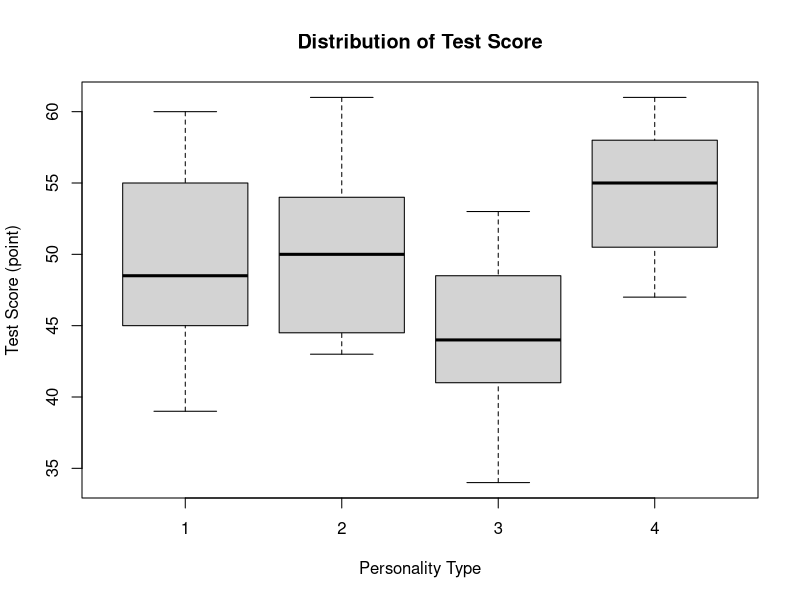

Generate this figure with R:
# Ref: 2.16 Rat Speed Example

# Create vectors in which to store the data.
test.score <- c(44, 46, 59, 48, 49, 60, 51, 39,
                43, 45, 57, 51, 51, 49, 44, 61,
                51, 34, 53, 45, 41, 46, 41, 43,
                52, 47, 59, 56, 49, 61, 57, 54);

personality.type <- rep(1:4, each = 8);

# Carry out Levene's test
# library(car);
# leveneTest(test.score ~ factor(personality.type), center = "mean");

# Produce a boxplot of the test's score by the personality types
boxplot(test.score ~ personality.type,
        main = "Distribution of Test Score",
        xlab = "Personality Type", ylab = "Test Score (point)");

# Diagnostic graphs
# Scatterplot of residuals vs. fitted values
# plot(x = person.ANOVA$fitted.values, y = person.ANOVA$residuals,
#      xlab = "Predicted values", ylab = "Residuals");
# abline(h = 0, lty = 2);

# Normal Q-Q plot of residuals
# qqnorm(person.ANOVA$residuals);
# qqline(person.ANOVA$residuals);

# Carry out a one-way ANOVA of the test's score on the personality types
# person.ANOVA <- aov(test.score ~ factor(personality.type));
# summary(person.ANOVA);

# Analyse the data in R using the model from part (a), but try both the untransformed response variable and the log-transformed response variable.

# Store the response (number of plant weights) and factors 
# (plant name, pH) in vectors
# weights <- c( 6340, 4280, 5170, 2880, 4330, 3050,
#                3690, 4750, 5100, 2360, 1990, 2140,
#                250, 470, 330, 400, 310, 430,
#                2850, 2380, 3130, 1070, 960, 1300);
# plant.name <- rep(
#   c("Alpine pennycress", "Bladder campion", "Lettuce", "Martin red fescue"), each = 6);
# pH.scale <- rep(rep(c("pH 5.5 (acid)", "pH 7 (neutral)"), each = 3), times = 4);
# 
# cbind(weights, plant.name, pH.scale);
# 
# # The UNTRANSFORMED RESPONSE VARIATION
# # Fit a two-way ANOVA to the plant weights data.
# plant.weights.ANOVA <- aov( weights ~ factor(pH.scale)*factor(plant.name) );
# # Scatterplot of residuals vs. fitted values for plant weights data.
# plot(x = plant.weights.ANOVA$fitted.values, y = plant.weights.ANOVA$residuals,
#      main = "Residuals vs. fitted values \n ANOVA for plant weights data", 
#      xlab = "Predicted values", ylab = "Residuals");
# abline(h = 0, lty = 2);
# 
# # Normal Q-Q plot of residuals for plant weights data
# qqnorm(
#   plant.weights.ANOVA$residuals,
#   main = "Normal Q-Q plot of residuals \n ANOVA for plant weights data")
# qqline(plant.weights.ANOVA$residuals);
# 
# # The TRANSFORMED RESPONSE VARIATION
# # Fit a two-way ANOVA to the plant weights data.
# plant.logweights.ANOVA <- aov( log(weights) ~ factor(pH.scale)*factor(plant.name) );
# # Scatterplot of residuals vs. fitted values for plant weights data.
# plot(x = plant.logweights.ANOVA$fitted.values, y = plant.logweights.ANOVA$residuals,
#      main = "Residuals vs. fitted values \n ANOVA for plant weights data",
#      xlab = "Predicted values", ylab = "Residuals");
# abline(h = 0, lty = 2);
# 
# # Normal Q-Q plot of residuals for plant weights data
# qqnorm(
#   plant.logweights.ANOVA$residuals, 
#   main = "Normal Q-Q plot of residuals \n ANOVA for plant weights data")
# qqline(plant.logweights.ANOVA$residuals);
# 
# # Produce the two-way ANOVA table for the log-transformed plant weights data
# summary(plant.logweights.ANOVA);
# 
# # Interaction graph for plant logged weights data
# interaction.plot(x.factor = pH.scale, trace.factor = plant.name,
#                  response = log(weights), fun = mean,
#                  xlab = "pH", ylab = "Mean number of log(weights)", 
#                  main = "Interaction graph for plant logged weights data",
#                  legend = TRUE, xpd = TRUE, trace.label = "Name");
# 
# # Question 3 - ref: Gecko example
# 
# # Store the response (mark) and factors (ethnic, gender) in vectors.
# mark <- c( 67, 66, 75, 76, 71, 70, 72, NA, NA, 63, 72, 62, 61, 69, 64, 71, 68, 56,
#             69, 57, 55, 63, 65, 55, NA, NA, NA, 59, 47, 49, NA, NA, NA, NA, NA, NA, 
#             30, 47, NA, NA, NA, NA, NA, NA, NA, 39, 33, NA, NA, NA, NA, NA, NA, NA);
# ethnic <- rep(c(1 : 3), each = 18);
# gender <- rep(rep(c(1 : 2), each = 9), times = 3);
# cbind(marks, ethnic, gender);
# 
# # Fit a two-way ANOVA to the English mark data (Type I SS)
# english.mark.ANOVA <- aov(mark ~ factor(ethnic) * factor(gender));
# summary(english.mark.ANOVA);
# 
# interaction.plot(x.factor = gender, trace.factor = ethnic,
#                  response = mark, fun = mean,
#                  xlab = "Gender", ylab = "Ethnic",
#                  main = "Interaction graph for English mark data",
#                  legend = TRUE, xpd = TRUE, trace.label = "Ethnic Group");

# Now, convert "ethnic" and "gender" to factors
# ethnic <- as.factor(ethnic);
# gender <- as.factor(gender);

# Load the "MASS" add-on package

# library(car);
# Fit a two-way ANOVA to the English mark data (Type III SS)
# Anova(lm(mark ~ ethnic * gender,
#          contrasts = list(ethnic = "contr.sum", gender = "contr.sum")),
#       type = "III");

# Simple linear regression

# Read in data from a CSV file and view species
# species <- read.csv(
#   file = "~/OneDrive - Victoria University of Wellington - STUDENT/Bcom/species.csv");
# head(species);

# Fit a linear regression of species on area
# species.lm <- lm(Species ~ Area, data = species);
# summary(species.lm);

# Produce a scatterplot of species versus area 
# plot(x = species$Area, y = species$Species,
#      main = "Scatterplot of mussel species with Fitted Regression Line",
#      xlab = "Area (dm2)", ylab = "Species");
# abline(species.lm);

# For advanced graphics
# library(ggplot2);
# ggplot(species, aes(x = Area, y = Species)) + 
#   geom_point() + 
#   geom_smooth(method = lm) +
#   labs(title = "Scatterplot of mussel species", 
#        subtitle = "with fitted regression line and 95% confidence limits", 
#        x = "Area (dm2)", y = "Species");

# With log(Area)
# Produce a scatterplot of species versus log(area) 
# plot(x = log(species$Area, base = 2), y = species$Species,
#      main = "Scatterplot of mussel species with Fitted Regression Line",
#      xlab = "Area (dm2)", ylab = "Species");
# abline(species.lm);

# For advanced graphics with log(area) as a explanatory variable
# library(ggplot2);
# ggplot(species, aes(x = log(Area), y = Species)) +
#   geom_point() +
#   geom_smooth(method = lm) +
#   labs(title = "Scatterplot of mussel species",
#        subtitle = "with fitted regression line and 95% confidence limits",
#        x = "log(Area) (dm2)", y = "Species");

# ANCOVA Theory
# Carrot example: confirmatory analysis
# Store data in vectors
# fertilizer <- rep(c("Control", "Growmost", "Superior"), each = 10);
# initial <- c(42, 43, 45, 47, 50, 52, 54, 56, 58, 63,
#              40, 43, 43, 45, 48, 51, 52, 57, 59, 65,
#              42, 44, 46, 52, 52, 57, 59, 63, 68, 69);
# increase <- c(1.1, 0.5, 0.9, 0.3, 1.1, 0.6, 1.4, 0.5, 0.6, 0.8,
#               6.2, 8.7, 5.6, 7, 4.5, 3.2, 4.8, 2.2, 1.3, 2,
#               7.1, 9.3, 8.2, 8.9, 7.7, 7.2, 7, 5.5, 3.2, 3.9);

# Produce a scatterplot of increase in yield vs. initial yield
# plot(x = initial, y = increase, xlab = "Initial yield", ylab = "Increase in yield",
#      col = as.numeric(factor(fertilizer)), pch = c(rep(16, times = 10), rep(15, times = 10), rep(17, times = 10)));
# legend("topright", legend = unique(fertilizer), col = unique(as.numeric(factor(fertilizer))), pch = c(16, 15, 17));

# Output for the non-parallel lines model
# Fit an ANCOVA of increase in yield regressed on initial yield and fertilizer, with interaction
# carrot.lm <- lm(increase ~ initial * factor(fertilizer));
# anova(carrot.lm);

# summary(carrot.lm);

# Produce a scatterplot of studentized residuals vs. fitted values
# plot(x = carrot.lm$fitted.values, y = rstudent(carrot.lm),
#      xlab = "Predicted value", ylab = "Studentized residual");
# abline(h = 0);
# abline(h = c(-2, 2), lty = 2);

# Produce a normal Q-Q plot of residuals
# qqnorm(carrot.lm$residuals);
# qqline(carrot.lm$residuals);

# Produce a barplot of Cook's distances

# install.packages("olsrr");
# library(olsrr);
# ols_plot_cooksd_chart(carrot.lm);

# Test 2
# club <- rep(c("A","B","C","D"), each = 10)
# times <- c(52.59, 55.55, 57.17, 50.31, 55.86, 56.01, 53.85, 53.91, 53.87, 53.22,
#            55.05, 54.00, 54.45, 56.13, 57.92, 55.78, 54.98, 54.18, 54.33, 60.83,
#            54.27, 53.02, 53.12, 54.92, 52.61, 51.10, 55.15, 51.95, 53.97, 52.13,
#            60.20, 57.05, 56.58, 57.00, 54.74, 55.66, 53.64, 55.32, 57.41, 57.07)
# tapply(times, club, mean);

# mean(times);

# Produce a boxplot of the test's score by the personality types
# boxplot(times ~ club,
#         main = "Distribution of Display Times by Club",
#         xlab = "Times", ylab = "Club");

# Carry out a one-way ANOVA of the test's score on the personality types
# times.ANOVA <- aov(times ~ factor(club));
# summary(times.ANOVA);

# Carry out Levene's test
# library(car);
# leveneTest(times ~ factor(club), center = "mean");

# Carry out a Tukey test for the rimu data, 
# TukeyHSD(times.ANOVA)



